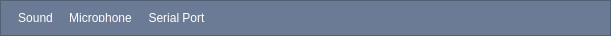
<?xml version="1.0" encoding="UTF-8"?>
<ui version="4.0">
 <class>NavBar</class>
 <widget class="QWidget" name="NavBar">
  <property name="geometry">
   <rect>
    <x>0</x>
    <y>0</y>
    <width>600</width>
    <height>36</height>
   </rect>
  </property>
  <property name="windowTitle">
   <string>Form</string>
  </property>
  <property name="styleSheet">
   <string notr="true">background-color: #6c7b95;
</string>
  </property>
  <layout class="QHBoxLayout" name="horizontalLayout">
   <property name="spacing">
    <number>0</number>
   </property>
   <property name="leftMargin">
    <number>0</number>
   </property>
   <property name="topMargin">
    <number>0</number>
   </property>
   <property name="rightMargin">
    <number>0</number>
   </property>
   <property name="bottomMargin">
    <number>0</number>
   </property>
   <item>
    <widget class="QFrame" name="frame">
     <property name="sizePolicy">
      <sizepolicy hsizetype="Minimum" vsizetype="Minimum">
       <horstretch>0</horstretch>
       <verstretch>0</verstretch>
      </sizepolicy>
     </property>
     <property name="minimumSize">
      <size>
       <width>0</width>
       <height>0</height>
      </size>
     </property>
     <property name="maximumSize">
      <size>
       <width>16777215</width>
       <height>50</height>
      </size>
     </property>
     <property name="styleSheet">
      <string notr="true"/>
     </property>
     <property name="frameShape">
      <enum>QFrame::StyledPanel</enum>
     </property>
     <property name="frameShadow">
      <enum>QFrame::Raised</enum>
     </property>
     <layout class="QHBoxLayout" name="horizontalLayout_2">
      <property name="spacing">
       <number>0</number>
      </property>
      <property name="topMargin">
       <number>2</number>
      </property>
      <property name="bottomMargin">
       <number>2</number>
      </property>
      <item>
       <widget class="QPushButton" name="sound">
        <property name="sizePolicy">
         <sizepolicy hsizetype="Minimum" vsizetype="Maximum">
          <horstretch>0</horstretch>
          <verstretch>0</verstretch>
         </sizepolicy>
        </property>
        <property name="maximumSize">
         <size>
          <width>16777215</width>
          <height>25</height>
         </size>
        </property>
        <property name="styleSheet">
         <string notr="true">QPushButton {
	font: 8pt &quot;All the Way to the Sun&quot;;
	color: white;
	padding: 8;
	border-style: solid;
	background-color: #6c7b95;
 	border-radius: 5px;
}

QPushButton::hover {
	color: white;
	background-color: rgb(81, 76, 149);
}

QPushButton::pressed {
	color: white;
	background-color: rgb(37, 33, 98);
}
</string>
        </property>
        <property name="text">
         <string>Sound</string>
        </property>
       </widget>
      </item>
      <item>
       <widget class="QPushButton" name="mic">
        <property name="sizePolicy">
         <sizepolicy hsizetype="Minimum" vsizetype="Maximum">
          <horstretch>0</horstretch>
          <verstretch>0</verstretch>
         </sizepolicy>
        </property>
        <property name="maximumSize">
         <size>
          <width>16777215</width>
          <height>25</height>
         </size>
        </property>
        <property name="styleSheet">
         <string notr="true">QPushButton {
	font: 8pt &quot;All the Way to the Sun&quot;;
	color: white;
	padding: 8;
	border-style: solid;
	background-color: #6c7b95;
 	border-radius: 5px;
}

QPushButton::hover {
	color: white;
	background-color: rgb(81, 76, 149);
}

QPushButton::pressed {
	color: white;
	background-color: rgb(37, 33, 98);
}
</string>
        </property>
        <property name="text">
         <string>Microphone</string>
        </property>
       </widget>
      </item>
      <item>
       <widget class="QPushButton" name="usb">
        <property name="enabled">
         <bool>true</bool>
        </property>
        <property name="sizePolicy">
         <sizepolicy hsizetype="Minimum" vsizetype="Maximum">
          <horstretch>0</horstretch>
          <verstretch>0</verstretch>
         </sizepolicy>
        </property>
        <property name="maximumSize">
         <size>
          <width>16777215</width>
          <height>25</height>
         </size>
        </property>
        <property name="styleSheet">
         <string notr="true">QPushButton {
	font: 8pt &quot;All the Way to the Sun&quot;;
	color: white;
	padding: 8;
	border-style: solid;
	background-color: #6c7b95;
 	border-radius: 5px;
}

QPushButton::hover {
	color: white;
	background-color: rgb(81, 76, 149);
}

QPushButton::pressed {
	color: white;
	background-color: rgb(37, 33, 98);
}
</string>
        </property>
        <property name="text">
         <string>Serial Port</string>
        </property>
       </widget>
      </item>
      <item>
       <spacer name="horizontalSpacer">
        <property name="orientation">
         <enum>Qt::Horizontal</enum>
        </property>
        <property name="sizeHint" stdset="0">
         <size>
          <width>368</width>
          <height>20</height>
         </size>
        </property>
       </spacer>
      </item>
      <item>
       <widget class="QLabel" name="label">
        <property name="enabled">
         <bool>true</bool>
        </property>
        <property name="sizePolicy">
         <sizepolicy hsizetype="Maximum" vsizetype="Maximum">
          <horstretch>0</horstretch>
          <verstretch>0</verstretch>
         </sizepolicy>
        </property>
        <property name="minimumSize">
         <size>
          <width>20</width>
          <height>30</height>
         </size>
        </property>
        <property name="maximumSize">
         <size>
          <width>30</width>
          <height>30</height>
         </size>
        </property>
        <property name="baseSize">
         <size>
          <width>50</width>
          <height>50</height>
         </size>
        </property>
        <property name="styleSheet">
         <string notr="true">border-width: 0;</string>
        </property>
        <property name="text">
         <string/>
        </property>
        <property name="pixmap">
         <pixmap resource="../resources/index.qrc">:/logo/assets/logo/logo.png</pixmap>
        </property>
        <property name="scaledContents">
         <bool>true</bool>
        </property>
        <property name="alignment">
         <set>Qt::AlignCenter</set>
        </property>
       </widget>
      </item>
     </layout>
    </widget>
   </item>
  </layout>
 </widget>
 <resources>
  <include location="../resources/index.qrc"/>
 </resources>
 <connections/>
</ui>
